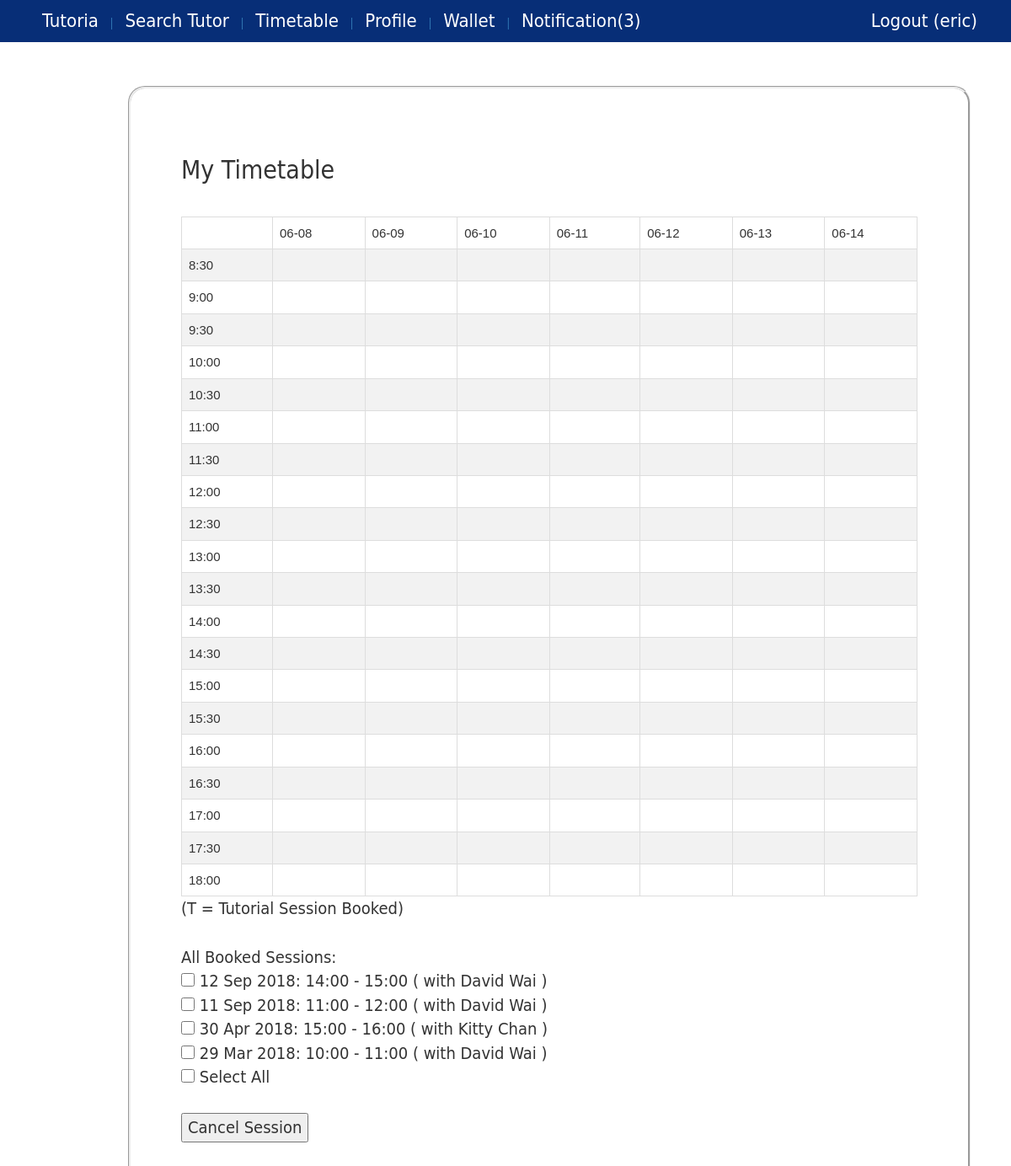
Before: /timetable/ (signed in) with the older database file.
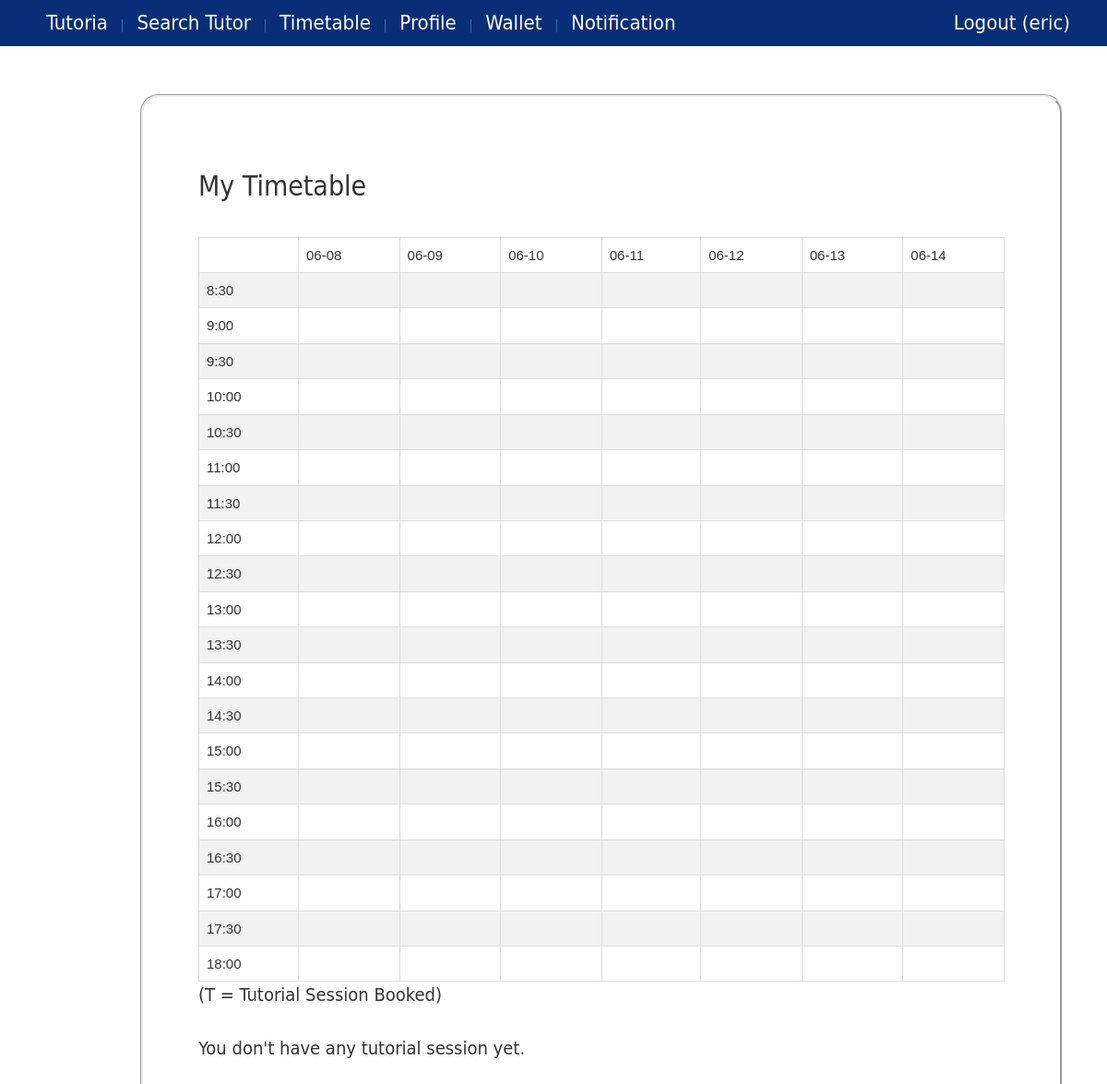
After: the same page with the newer database file.
### core/models.py (models this page shows, shortened)
class Profile(models.Model):
    user = models.OneToOneField(User, on_delete=models.CASCADE)
    phone = models.CharField(max_length=20)
    user_type =  models.ForeignKey(UserType)
    image = models.ImageField(upload_to='profile_image',blank=True)
    wallet = models.OneToOneField(Wallet)
    @property
    def isStudent(self):
        return self.user_type.user_type=="student" or self.user_type.user_type=="both"
    @property
    def isTutor(self):
        return self.user_type.user_type=="tutor" or self.user_type.user_type=="both"
    @property
    def getUserFullName(self):
        user=self.user
        fname=""
        if user.first_name != None:
            fname += user.first_name
        if user.first_name != None and user.last_name != None:
            fname += " " + user.last_name
        elif user.last_name != None:
            fname += user.last_name
        return fname
    @property
    def hasNotification(self):
        return len(Notification.objects.filter(profile=self,checked=False))>0
    @property
    def getNotificationNum(self):
        return len(Notification.objects.filter(profile=self,checked=False))

class Session(models.Model):
    student = models.ForeignKey(Student, on_delete=models.CASCADE, blank=True, null=True)
    tutor = models.ForeignKey(Tutor, on_delete=models.CASCADE)
    booking_date = models.DateTimeField(blank=True, null=True)
    start_date = models.DateTimeField()
    end_date = models.DateTimeField()
    status = models.CharField(max_length=10,blank=True,null=True) # possible value: booked, cancelled, locked, ended
    isCouponUsed = models.BooleanField(default=False)
    isBlackedout = models.BooleanField(default=False)
    @property
    def getStartTimeStr(self):
        return toLocalDatetime(self.start_date).strftime('%H:%M')
    @property
    def getEndTimeStr(self):
        return toLocalDatetime(self.end_date).strftime('%H:%M')
    @property
    def getBookedDateStr(self):
        return toLocalDatetime(self.start_date).strftime('%e %b %Y')

class Tutor(models.Model):
    profile = models.OneToOneField(Profile, on_delete=models.CASCADE)
    tutor_type =  models.ForeignKey(TutorType, blank=True, null=True )
    hourly_rate = models.DecimalField(max_digits=10, decimal_places=2, default=Decimal(0.0))
    tag = models.ManyToManyField(Tag, blank=True)
    university = models.ForeignKey(University, blank=True,null=True)
    course = models.ManyToManyField(Course, blank=True)
    bio = models.CharField(max_length=500, blank=True,null=True)
    isHideProfile = models.BooleanField(default=False)

### core/views.py (the view, shortened to what this page needs)
# urls.py: url(r'^timetable/$', views.viewTimetable, name='view_timetable'),
@login_required
def viewTimetable(request):
    if request.user.username =="admin":
        request.session['title'] = "Restricted Access"
        request.session['message'] = "You are logged-in as admin."
        return HttpResponseRedirect(reverse('message'))
    context={}
    msg = ""
    row_list = generateProfileTimetable1(request.user.profile)
    context['row_list']=zip(*row_list)
    if request.user.profile.isTutor:
        row_list = generateProfileTimetable2(request.user.profile)
        context['row_list2']=zip(*row_list)
    user_profile = request.user.profile
    context['profile']=user_profile
    current = getCurrentDatetime()
    nextweek = current + timedelta(days=7)
    next2week = current + timedelta(days=14)
    if user_profile.isStudent :
        s = Session.objects.filter(student=user_profile.student).filter(isBlackedout=False).exclude(status="ended").exclude(status="cancelled").filter(end_date__lte=nextweek).order_by('-start_date')
        context['student_session_list'] = s
    return render(request, 'timetable.html', context)

### core/datetimeUtils.py (called while the page is built)
def toLocalDatetime(date):
    local_timezone = timezone(settings.TIME_ZONE)
    try:
        result = date.astimezone(local_timezone)
    except Exception:
        result = date
    return result

def getCurrentDatetime():
    return toLocalDatetime(datetime.now())

### core/utility.py (called while the page is built, shortened)
def generateTimetableSymbol(date_start, date_end, profile):
    result = ""
    if profile.isStudent:
        session_list = Session.objects.filter(student=profile.student).filter(isBlackedout=False).exclude(status="cancelled").exclude(status="ended").exclude(end_date__lte=date_start).exclude(start_date__gte=date_end)
        if len(session_list)>0:
            result+="T " # tutorial session booked
    return result

### core/templates/timetable.html (shortened to what this page needs)
{% extends 'base.html' %}
{% block content %}
    <h2>My Timetable</h2><br/>
    <table class="timetable">
        {% for row in row_list %}
            <tr>
                {% for cell in row %}
                        <td>{{cell}}</td>
                {% endfor %}
            </tr>
        {% endfor %}
    </table>
    {% if user.profile.isStudent and not user.profile.isTutor %}
        (T = Tutorial Session Booked)
    {% elif not user.profile.isStudent and user.profile.isTutor%}
        (S = Tutoria appointment, B = Blacked-out timeslot)
    {% else %}
        (T = Tutorial Session Booked, S = Tutoria appointment, B = Blacked-out timeslot)
    {% endif %}
    <br/><br/>
    {% if user.profile.isStudent %}
        {% if not student_session_list %}
            <p>You don't have any tutorial session yet.</p>
        {% else %}
            All Booked Sessions:<br/>
            <form action="{% url 'view_timetable' %}" method="post">
                {% for s in student_session_list %}
                    <input type="checkbox" name="session_id" value="{{s.id}}" class="checkbox_group"/> {{s.getBookedDateStr}}:
                    {{s.getStartTimeStr}} - {{s.getEndTimeStr}}
                    ( with {{s.tutor.profile.getUserFullName}} )<br/>
                {% endfor %}
                <input type="checkbox" id="select_all" onclick="selectAll()" class="checkbox_group"/> Select All
                <br/><br/>
                <input type="submit" value="Cancel Session" onclick="return confirmCancelSession()">
            </form>
        {% endif %}
        <br/><br/>
    {% endif %}
    <br/>
{% endblock %}

### core/templates/base.html (shortened to what this page needs)
{% load static %}
<!DOCTYPE html>
<html>
<head>
    <link rel="stylesheet" href="{% static 'css/base.css' %}">
    <link rel="stylesheet" href="https://maxcdn.bootstrapcdn.com/bootstrap/3.3.7/css/bootstrap.min.css">
</head>
<body>
    <div id="wrapper">
        <header>
            <nav id="navigation">
                <ul>
                    <a href="{% url 'homepage' %}">
                        <li>Tutoria</li>
                    </a>
                    {% ifnotequal user.username "admin" %}
                        {% if user.is_authenticated %}
                            <a href="{% url 'search_tutor' %}">
                                | <li>Search Tutor</li>
                            </a>
                            <a href="{% url 'view_timetable' %}">
                                | <li>Timetable</li>
                            </a>
                            <a href="{% url 'edit_profile' %}">
                                | <li>Profile</li>
                            </a>
                            <a href="{% url 'view_wallet' %}">
                                | <li>Wallet</li>
                            </a>
                            <a href="{% url 'view_notification' %}">
                                {%if user.profile.hasNotification %}
                                    | <li>Notification({{user.profile.getNotificationNum}})</li>
                                {% else %}
                                    | <li>Notification</li>
                                {% endif %}
                            </a>
                            <a href="{% url 'logout' %}" id="logoutButton" class="pull-right">
                                <li>Logout ({{ user.username }}) </li>
                            </a>
                        {% endif %}
                    {% endifnotequal %}
                </ul>
            </nav>
        </header>
        <div id="main">
            <article>
                <section class="box">
                    {% block content %} {% endblock %}
        </div>
    </div>
</body>
</html>

Changed rows visible on the page:
no longer on this page (row edited): Session: getBookedDateStr "12 Sep 2018", getStartTimeStr "14:00", getEndTimeStr "15:00", tutor.profile.getUserFullName "David Wai"
no longer on this page (row edited): Session: getBookedDateStr "11 Sep 2018", getStartTimeStr "11:00", getEndTimeStr "12:00", tutor.profile.getUserFullName "David Wai"
no longer on this page (row edited): Session: getBookedDateStr "30 Apr 2018", getStartTimeStr "15:00", getEndTimeStr "16:00", tutor.profile.getUserFullName "Kitty Chan"
no longer on this page (row edited): Session: getBookedDateStr "29 Mar 2018", getStartTimeStr "10:00", getEndTimeStr "11:00", tutor.profile.getUserFullName "David Wai"
Other visible differences:
{{ user.profile.getNotificationNum }}: "3" → (not shown)
form field value: "☐" → (not shown)
form field value: "Cancel Session" → (not shown)
text no longer shown: "Notification( ) All Booked Sessions: Select All"
text now shown: "Notification You don't have any tutorial session yet."
